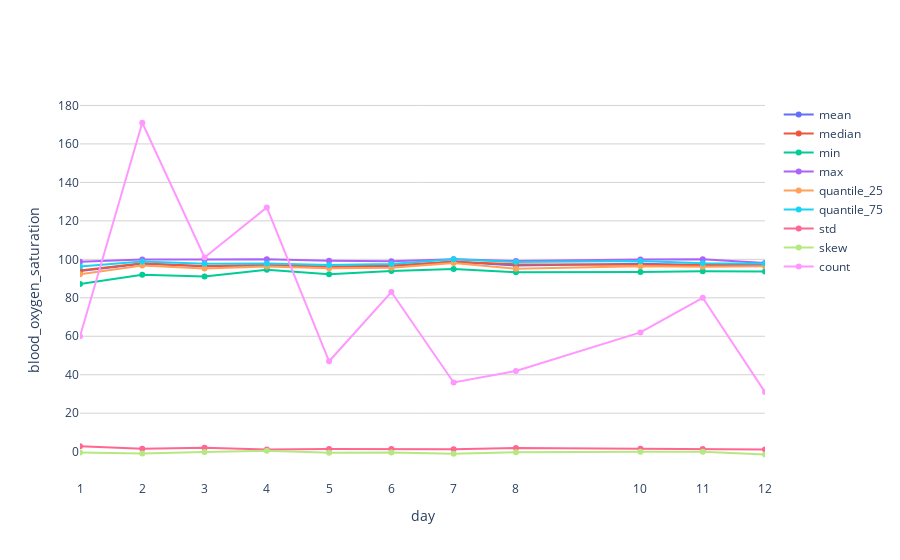

Notebook cell for this chart:
### Code cell
def generate_figure_statistics_single(upload_time, external_id, date_from, date_to, file_type, file_name, col_name, groupby):
    df = pd.DataFrame()
    if file_type == 'extracted':
        extract_info = Config.EXTRACT_INFO[file_name]
        df = filter_day_section(pd.read_csv(
            f"{Config.APP_DATA_FILE_PATH}/{upload_time}/extracted/{file_name}/{external_id}.csv",
            encoding="utf-8"
        ).astype(extract_info['dtype']), date_from, date_to, 'record_time').sort_values(by=['record_time'])
    elif file_type == 'resampled':
        df = filter_day_section(pd.read_csv(
            f"{Config.APP_DATA_FILE_PATH}/{upload_time}/resampled/{file_name}/{external_id}.csv",
            encoding="utf-8"
        ), date_from, date_to, 'timestamp').sort_values(by=['timestamp'])
        df = df[~(df[col_name] == 0)]
    df_agg = generate_col_statistics(df, col_name, 0, groupby)

    fig = go.Figure()
    for agg_col in df_agg.columns:
        if agg_col in [groupby, 'pid']:
            continue
        fig.add_trace(go.Scatter(
            x=df_agg[groupby], 
            y=df_agg[agg_col], mode='lines+markers', 
            name=agg_col))
    fig.update_xaxes(
        title_text=groupby, 
        tickmode='array', 
        tickvals=df_agg[groupby], 
        range=[
            df_agg.iloc[0][groupby], 
            df_agg.iloc[10][groupby] if df_agg.shape[0] >= 10 else df_agg.iloc[-1][groupby]
        ]
    )
    fig.update_yaxes(
        title_text=f"{col_name}({extract_info['processor']['detail_unit'][col_name]})" 
        if file_type == 'extracted' else col_name
    )
    fig.update_layout(
        plot_bgcolor='white',
        yaxis=dict(showgrid=True, gridcolor='lightgray')
    )

    return fig

# fig = generate_figure_statistics_single(1683703843555, 1, BEGIN_TIME, BEGIN_TIME + 31 * DAY, 'extracted', 'continuousbloodoxygensaturation', 'blood_oxygen_saturation', 'day')
fig = generate_figure_statistics_single(1683703843555, 1, BEGIN_TIME, BEGIN_TIME + 31 * DAY, 'resampled', 'minute', 'blood_oxygen_saturation', 'day')
fig.show()

### Figure 1 — Plotly figure (JSON) as saved in the notebook; plotly's stock layout.template omitted (floating-point values rounded to 4 significant figures)
{"data": [{"mode": "lines+markers", "name": "mean", "type": "scatter", "x": [1, 2, 3, 4, 5, 6, 7, 8, 10, 11, 12, 13, 14, 15, 16, 17, 18, 19, 20, 22, 24, 25, 26, 27, 28, 29, 30], "y": [93.97, 97.72, 96.47, 97.08, 96.07, 96.54, 98.74, 96.84, 97.64, 97.08, 97.08, 96.88, 96.37, 98.43, 96.31, 97.81, 97.19, 97.6, 97.31, 95.77, 98.17, 96.93, 97.17, 95.79, 97.08, 96.81, 97.37]}, {"mode": "lines+markers", "name": "median", "type": "scatter", "x": [1, 2, 3, 4, 5, 6, 7, 8, 10, 11, 12, 13, 14, 15, 16, 17, 18, 19, 20, 22, 24, 25, 26, 27, 28, 29, 30], "y": [94.13, 97.9, 96.35, 96.88, 96.16, 96.8, 98.72, 97.38, 97.25, 97.1, 97.63, 97.4, 96.66, 98.58, 96.73, 97.84, 97.01, 97.47, 97.82, 95.39, 98.1, 96.89, 96.81, 95.75, 97.57, 97.13, 97.97]}, {"mode": "lines+markers", "name": "min", "type": "scatter", "x": [1, 2, 3, 4, 5, 6, 7, 8, 10, 11, 12, 13, 14, 15, 16, 17, 18, 19, 20, 22, 24, 25, 26, 27, 28, 29, 30], "y": [87.16, 91.94, 91.04, 94.62, 92.26, 93.98, 94.96, 93.25, 93.4, 93.8, 93.65, 89.69, 94.59, 96.55, 91.35, 95.7, 94.61, 95.8, 94.55, 93.28, 96.09, 91.91, 93.97, 94.97, 93.64, 94.41, 95.75]}, {"mode": "lines+markers", "name": "max", "type": "scatter", "x": [1, 2, 3, 4, 5, 6, 7, 8, 10, 11, 12, 13, 14, 15, 16, 17, 18, 19, 20, 22, 24, 25, 26, 27, 28, 29, 30], "y": [98.76, 99.93, 99.91, 100, 99.21, 99.06, 100, 99.08, 99.97, 100, 98.15, 99.96, 97.63, 99.54, 97.58, 99.39, 99.98, 99.35, 98.42, 98.27, 99.07, 100, 100, 97.33, 98.23, 98.89, 98]}, {"mode": "lines+markers", "name": "quantile_25", "type": "scatter", "x": [1, 2, 3, 4, 5, 6, 7, 8, 10, 11, 12, 13, 14, 15, 16, 17, 18, 19, 20, 22, 24, 25, 26, 27, 28, 29, 30], "y": [92.21, 96.8, 95.26, 96.25, 95.41, 95.64, 98.16, 95.14, 96.43, 96.1, 96.37, 95.85, 95.41, 97.93, 96.33, 97.2, 96.11, 97.26, 97.12, 94.68, 97.93, 95.89, 95.2, 95.32, 96.66, 96.23, 96.64]}, {"mode": "lines+markers", "name": "quantile_75", "type": "scatter", "x": [1, 2, 3, 4, 5, 6, 7, 8, 10, 11, 12, 13, 14, 15, 16, 17, 18, 19, 20, 22, 24, 25, 26, 27, 28, 29, 30], "y": [96.3, 98.83, 97.67, 97.84, 97.05, 97.52, 100, 98.66, 99.15, 97.97, 97.82, 97.95, 97.36, 99.14, 97.13, 98.47, 97.91, 98.0, 98.12, 96.94, 98.69, 97.88, 99.57, 95.94, 98.16, 97.38, 98]}, {"mode": "lines+markers", "name": "std", "type": "scatter", "x": [1, 2, 3, 4, 5, 6, 7, 8, 10, 11, 12, 13, 14, 15, 16, 17, 18, 19, 20, 22, 24, 25, 26, 27, 28, 29, 30], "y": [2.902, 1.491, 2.058, 1.176, 1.406, 1.355, 1.339, 1.915, 1.596, 1.432, 1.197, 1.847, 1.026, 0.8009, 1.711, 0.8286, 1.583, 0.7294, 1.269, 1.421, 0.6845, 1.509, 2.077, 0.7702, 1.336, 0.9687, 0.8066]}, {"mode": "lines+markers", "name": "skew", "type": "scatter", "x": [1, 2, 3, 4, 5, 6, 7, 8, 10, 11, 12, 13, 14, 15, 16, 17, 18, 19, 20, 22, 24, 25, 26, 27, 28, 29, 30], "y": [-0.4265, -0.9757, -0.2007, 0.4556, -0.5656, -0.3548, -1.076, -0.3217, -0.008738, -0.0224, -1.392, -1.471, -0.3329, -0.6153, -2.881, -0.3637, 0.1791, 0.2158, -1.427, 0.2597, -1.369, -0.2715, 0.1156, 1.458, -1.147, -0.8908, -0.9381]}, {"mode": "lines+markers", "name": "count", "type": "scatter", "x": [1, 2, 3, 4, 5, 6, 7, 8, 10, 11, 12, 13, 14, 15, 16, 17, 18, 19, 20, 22, 24, 25, 26, 27, 28, 29, 30], "y": [60, 171, 101, 127, 47, 83, 36, 42, 62, 80, 31, 68, 21, 51, 11, 43, 15, 59, 16, 47, 19, 130, 54, 7, 39, 50, 21]}], "layout": {"plot_bgcolor": "white", "xaxis": {"range": [1, 12], "tickmode": "array", "tickvals": [1, 2, 3, 4, 5, 6, 7, 8, 10, 11, 12, 13, 14, 15, 16, 17, 18, 19, 20, 22, 24, 25, 26, 27, 28, 29, 30], "title": {"text": "day"}}, "yaxis": {"gridcolor": "lightgray", "showgrid": true, "title": {"text": "blood_oxygen_saturation"}}}}
